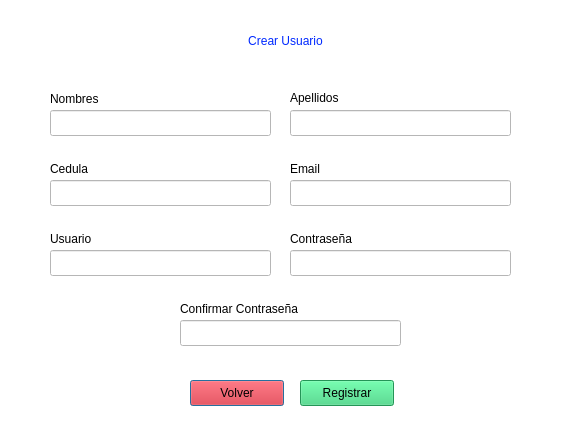
<?xml version="1.0" encoding="UTF-8"?>
<ui version="4.0">
 <class>newUser</class>
 <widget class="QDialog" name="newUser">
  <property name="geometry">
   <rect>
    <x>0</x>
    <y>0</y>
    <width>566</width>
    <height>428</height>
   </rect>
  </property>
  <property name="windowTitle">
   <string>Crear nuevo usuario</string>
  </property>
  <property name="styleSheet">
   <string notr="true">background-color: rgb(255, 255, 255);</string>
  </property>
  <widget class="QLineEdit" name="input_name">
   <property name="geometry">
    <rect>
     <x>50</x>
     <y>110</y>
     <width>221</width>
     <height>26</height>
    </rect>
   </property>
   <property name="styleSheet">
    <string notr="true">color: rgb(0, 0, 0);</string>
   </property>
  </widget>
  <widget class="QLabel" name="title">
   <property name="geometry">
    <rect>
     <x>170</x>
     <y>20</y>
     <width>231</width>
     <height>41</height>
    </rect>
   </property>
   <property name="styleSheet">
    <string notr="true">color: rgb(0, 41, 255); 
font: 500 20pt &quot;Ubuntu Sans&quot;;</string>
   </property>
   <property name="text">
    <string>Crear Usuario</string>
   </property>
   <property name="alignment">
    <set>Qt::AlignmentFlag::AlignCenter</set>
   </property>
  </widget>
  <widget class="QLabel" name="label_name">
   <property name="geometry">
    <rect>
     <x>50</x>
     <y>90</y>
     <width>81</width>
     <height>18</height>
    </rect>
   </property>
   <property name="styleSheet">
    <string notr="true">color: rgb(0, 0, 0);
font: 12pt &quot;Ubuntu Sans&quot;;</string>
   </property>
   <property name="text">
    <string>Nombres</string>
   </property>
  </widget>
  <widget class="QLabel" name="label_psw">
   <property name="geometry">
    <rect>
     <x>290</x>
     <y>230</y>
     <width>101</width>
     <height>18</height>
    </rect>
   </property>
   <property name="styleSheet">
    <string notr="true">color: rgb(0, 0, 0);
font: 12pt &quot;Ubuntu Sans&quot;;</string>
   </property>
   <property name="text">
    <string>Contraseña</string>
   </property>
  </widget>
  <widget class="QLineEdit" name="input_psw">
   <property name="geometry">
    <rect>
     <x>290</x>
     <y>250</y>
     <width>221</width>
     <height>26</height>
    </rect>
   </property>
   <property name="styleSheet">
    <string notr="true">color: rgb(0, 0, 0);</string>
   </property>
   <property name="text">
    <string/>
   </property>
   <property name="frame">
    <bool>true</bool>
   </property>
   <property name="dragEnabled">
    <bool>false</bool>
   </property>
   <property name="readOnly">
    <bool>false</bool>
   </property>
   <property name="clearButtonEnabled">
    <bool>false</bool>
   </property>
  </widget>
  <widget class="QLineEdit" name="input_lastName">
   <property name="geometry">
    <rect>
     <x>290</x>
     <y>110</y>
     <width>221</width>
     <height>26</height>
    </rect>
   </property>
   <property name="styleSheet">
    <string notr="true">color: rgb(0, 0, 0);</string>
   </property>
  </widget>
  <widget class="QLabel" name="label_lastName">
   <property name="geometry">
    <rect>
     <x>290</x>
     <y>90</y>
     <width>81</width>
     <height>16</height>
    </rect>
   </property>
   <property name="styleSheet">
    <string notr="true">color: rgb(0, 0, 0);
font: 12pt &quot;Ubuntu Sans&quot;;</string>
   </property>
   <property name="text">
    <string>Apellidos</string>
   </property>
  </widget>
  <widget class="QLabel" name="label_email">
   <property name="geometry">
    <rect>
     <x>290</x>
     <y>160</y>
     <width>51</width>
     <height>18</height>
    </rect>
   </property>
   <property name="styleSheet">
    <string notr="true">color: rgb(0, 0, 0);
font: 12pt &quot;Ubuntu Sans&quot;;</string>
   </property>
   <property name="text">
    <string>Email</string>
   </property>
  </widget>
  <widget class="QLineEdit" name="input_email">
   <property name="geometry">
    <rect>
     <x>290</x>
     <y>180</y>
     <width>221</width>
     <height>26</height>
    </rect>
   </property>
   <property name="styleSheet">
    <string notr="true">color: rgb(0, 0, 0);</string>
   </property>
  </widget>
  <widget class="QLineEdit" name="input_pswC">
   <property name="geometry">
    <rect>
     <x>180</x>
     <y>320</y>
     <width>221</width>
     <height>26</height>
    </rect>
   </property>
   <property name="styleSheet">
    <string notr="true">color: rgb(0, 0, 0);</string>
   </property>
   <property name="text">
    <string/>
   </property>
   <property name="frame">
    <bool>true</bool>
   </property>
   <property name="dragEnabled">
    <bool>false</bool>
   </property>
   <property name="readOnly">
    <bool>false</bool>
   </property>
   <property name="clearButtonEnabled">
    <bool>false</bool>
   </property>
  </widget>
  <widget class="QLabel" name="label_pswC">
   <property name="geometry">
    <rect>
     <x>180</x>
     <y>300</y>
     <width>191</width>
     <height>18</height>
    </rect>
   </property>
   <property name="styleSheet">
    <string notr="true">color: rgb(0, 0, 0);
font: 12pt &quot;Ubuntu Sans&quot;;</string>
   </property>
   <property name="text">
    <string>Confirmar Contraseña</string>
   </property>
  </widget>
  <widget class="QPushButton" name="goBack">
   <property name="geometry">
    <rect>
     <x>190</x>
     <y>380</y>
     <width>94</width>
     <height>26</height>
    </rect>
   </property>
   <property name="styleSheet">
    <string notr="true">background-color: rgb(224, 27, 36);
color: rgb(0, 0, 0);</string>
   </property>
   <property name="text">
    <string>Volver</string>
   </property>
  </widget>
  <widget class="QLabel" name="label_error_name">
   <property name="geometry">
    <rect>
     <x>50</x>
     <y>140</y>
     <width>221</width>
     <height>21</height>
    </rect>
   </property>
   <property name="styleSheet">
    <string notr="true">color: rgb(224, 27, 36);
font: 8pt &quot;Ubuntu Sans&quot;;</string>
   </property>
   <property name="text">
    <string/>
   </property>
  </widget>
  <widget class="QLabel" name="label_error_lastName">
   <property name="geometry">
    <rect>
     <x>290</x>
     <y>140</y>
     <width>221</width>
     <height>21</height>
    </rect>
   </property>
   <property name="styleSheet">
    <string notr="true">color: rgb(224, 27, 36);
font: 8pt &quot;Ubuntu Sans&quot;;</string>
   </property>
   <property name="text">
    <string/>
   </property>
  </widget>
  <widget class="QLabel" name="label_error_email">
   <property name="geometry">
    <rect>
     <x>290</x>
     <y>210</y>
     <width>241</width>
     <height>20</height>
    </rect>
   </property>
   <property name="styleSheet">
    <string notr="true">color: rgb(224, 27, 36);
font: 8pt &quot;Ubuntu Sans&quot;;</string>
   </property>
   <property name="text">
    <string/>
   </property>
  </widget>
  <widget class="QLabel" name="label_error_psw">
   <property name="geometry">
    <rect>
     <x>290</x>
     <y>280</y>
     <width>221</width>
     <height>20</height>
    </rect>
   </property>
   <property name="styleSheet">
    <string notr="true">color: rgb(224, 27, 36);
font: 8pt &quot;Ubuntu Sans&quot;;</string>
   </property>
   <property name="text">
    <string/>
   </property>
  </widget>
  <widget class="QPushButton" name="registerUser">
   <property name="geometry">
    <rect>
     <x>300</x>
     <y>380</y>
     <width>94</width>
     <height>26</height>
    </rect>
   </property>
   <property name="styleSheet">
    <string notr="true">background-color: rgb(224, 27, 36);
color: rgb(0, 0, 0);
background-color: rgb(51, 209, 122);</string>
   </property>
   <property name="text">
    <string>Registrar</string>
   </property>
  </widget>
  <widget class="QLabel" name="label_error_user">
   <property name="geometry">
    <rect>
     <x>50</x>
     <y>280</y>
     <width>221</width>
     <height>20</height>
    </rect>
   </property>
   <property name="styleSheet">
    <string notr="true">color: rgb(224, 27, 36);
font: 8pt &quot;Ubuntu Sans&quot;;</string>
   </property>
   <property name="text">
    <string/>
   </property>
  </widget>
  <widget class="QLineEdit" name="input_user">
   <property name="geometry">
    <rect>
     <x>50</x>
     <y>250</y>
     <width>221</width>
     <height>26</height>
    </rect>
   </property>
   <property name="styleSheet">
    <string notr="true">color: rgb(0, 0, 0);</string>
   </property>
  </widget>
  <widget class="QLabel" name="label_user">
   <property name="geometry">
    <rect>
     <x>50</x>
     <y>230</y>
     <width>81</width>
     <height>18</height>
    </rect>
   </property>
   <property name="styleSheet">
    <string notr="true">color: rgb(0, 0, 0);
font: 12pt &quot;Ubuntu Sans&quot;;</string>
   </property>
   <property name="text">
    <string>Usuario</string>
   </property>
  </widget>
  <widget class="QLabel" name="label_id">
   <property name="geometry">
    <rect>
     <x>50</x>
     <y>160</y>
     <width>81</width>
     <height>18</height>
    </rect>
   </property>
   <property name="styleSheet">
    <string notr="true">color: rgb(0, 0, 0);
font: 12pt &quot;Ubuntu Sans&quot;;</string>
   </property>
   <property name="text">
    <string>Cedula</string>
   </property>
  </widget>
  <widget class="QLabel" name="label_error_id">
   <property name="geometry">
    <rect>
     <x>50</x>
     <y>210</y>
     <width>221</width>
     <height>20</height>
    </rect>
   </property>
   <property name="styleSheet">
    <string notr="true">color: rgb(224, 27, 36);
font: 8pt &quot;Ubuntu Sans&quot;;</string>
   </property>
   <property name="text">
    <string/>
   </property>
  </widget>
  <widget class="QLineEdit" name="input_id">
   <property name="geometry">
    <rect>
     <x>50</x>
     <y>180</y>
     <width>221</width>
     <height>26</height>
    </rect>
   </property>
   <property name="styleSheet">
    <string notr="true">color: rgb(0, 0, 0);</string>
   </property>
  </widget>
  <widget class="QLabel" name="label_error_pswC">
   <property name="geometry">
    <rect>
     <x>180</x>
     <y>350</y>
     <width>221</width>
     <height>20</height>
    </rect>
   </property>
   <property name="styleSheet">
    <string notr="true">color: rgb(224, 27, 36);
font: 8pt &quot;Ubuntu Sans&quot;;</string>
   </property>
   <property name="text">
    <string/>
   </property>
  </widget>
 </widget>
 <resources/>
 <connections/>
</ui>
